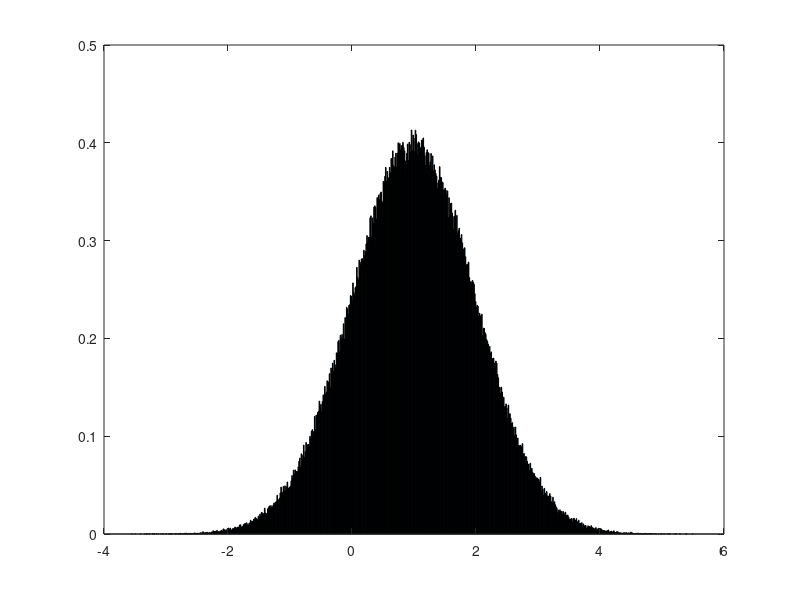

Recreate this plot in MATLAB.
pkg load statistics

n = 5 * 10 ^ 5;
mu = 1;
sigma = 1;

X = normrnd(mu, sigma, n, 1);

l = min(X);
r = max(X);
buckets = ceil((r - l) * n ^ (1 / 3));
delta = (r - l) / buckets;
x_coords = zeros(buckets, 1);
y_coords = zeros(buckets, 1);

for i=1:buckets
  cur_l = i * delta + l;
  cur_r = cur_l + delta;
  x_coords(i) = (cur_r + cur_l) / 2;
  y_coords(i) = (sum(X <= cur_r) - sum(X < cur_l)) / (n * delta);
endfor

bar(x_coords, y_coords);

printf("Размер выборки = %d\n", n);
printf("Границы = [%d; %d]\n", l, r);
printf("Выбранная длина интервалов = %d\n", delta);
printf("Количество интервалов = %d\n", buckets);
